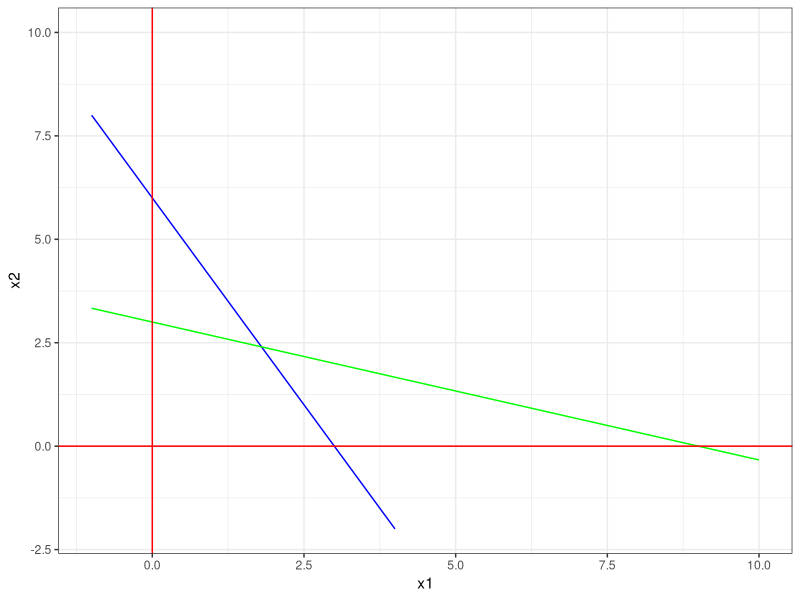
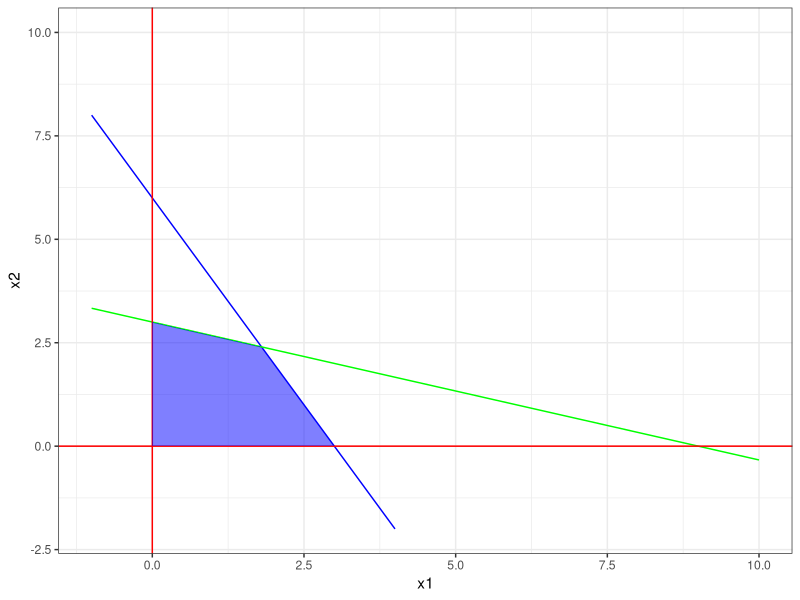
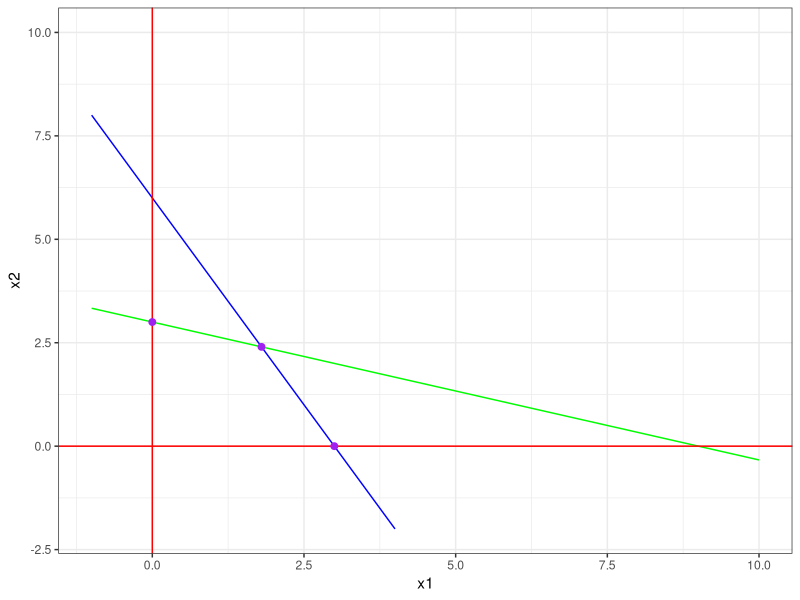
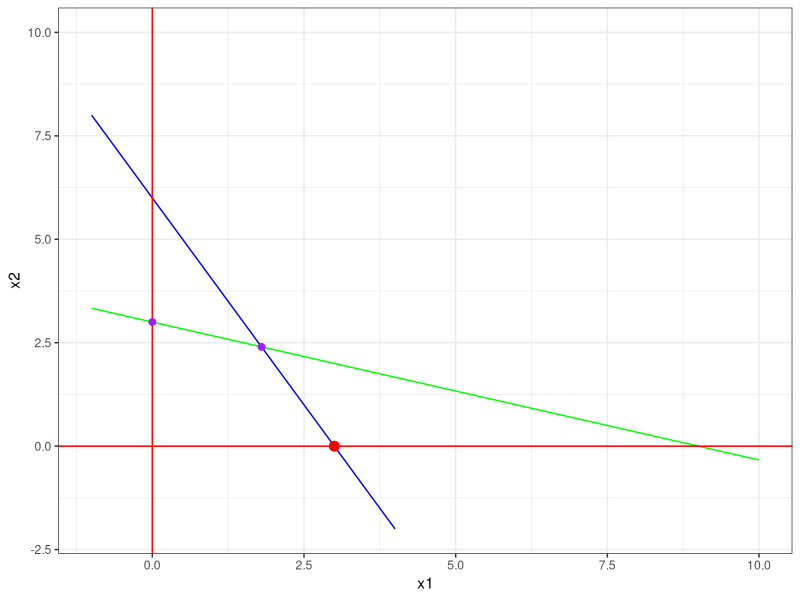

Write the R code that produced these figures, in order.
## ---- chunk 1
knitr::opts_chunk$set(echo = TRUE)
library(tidyverse)
## ---- chunk 2
R1 <- function(x) 6-2*x
R2 <- function(x) 3 - x/3
x1 <- seq(-1,10, length.out=100)
datos <- data.frame(x1, x2=R1(x1), x2.2=R2(x1))
p <- ggplot(datos, aes(x = x1)) +
geom_line(aes(y = x2), colour = "blue") +
geom_line(aes(y = x2.2), colour = "green") +
geom_hline(yintercept = 0, colour = "red") +
geom_vline(xintercept = 0, colour="red") +
ylim(c(-2,10)) + theme_bw()
p


## ---- chunk 3
datos <- transform(datos, z = pmax(0,pmin(x2,x2.2)))
p + geom_ribbon(data=subset(datos, 0 <= x1),
aes(ymin=rep(0,length(z)),ymax=z), fill="blue", alpha=0.5)
## ---- chunk 4
A = rbind(c(2,1), #R1
          c(1,3), #R2
          c(0,1), #Eje
          c(1,0)) #Eje

b = c(6,9,0,0)

pto.R1R2 = solve(A[1:2,],b[1:2]); pto.R1R2

pto.R1 = solve(A[c(1,3),], b[c(1,3)]); pto.R1
pto.R2 = solve(A[c(2,4),], b[c(2,4)]); pto.R2

# ¿Cómo graficar esto?
puntos = rbind(pto.R2, pto.R1, pto.R1R2)
puntos = as.data.frame(puntos)
puntos
## ---- chunk 5
names(puntos) = c("x1", "x2")
puntos

p = p + geom_point(data = puntos, aes(x=x1,y=x2), col="purple", size=2)
p
## ---- chunk 6
f.obj = function(x) 3*x[1] + x[2]

# Comprobamos que evalúe como es esperable
f.obj(pto.R1)
f.obj(pto.R2)
f.obj(pto.R1R2)
## ---- chunk 7
p + geom_point(data=puntos["pto.R1",], aes(x=x1, y=x2), col="red", size = 3)
